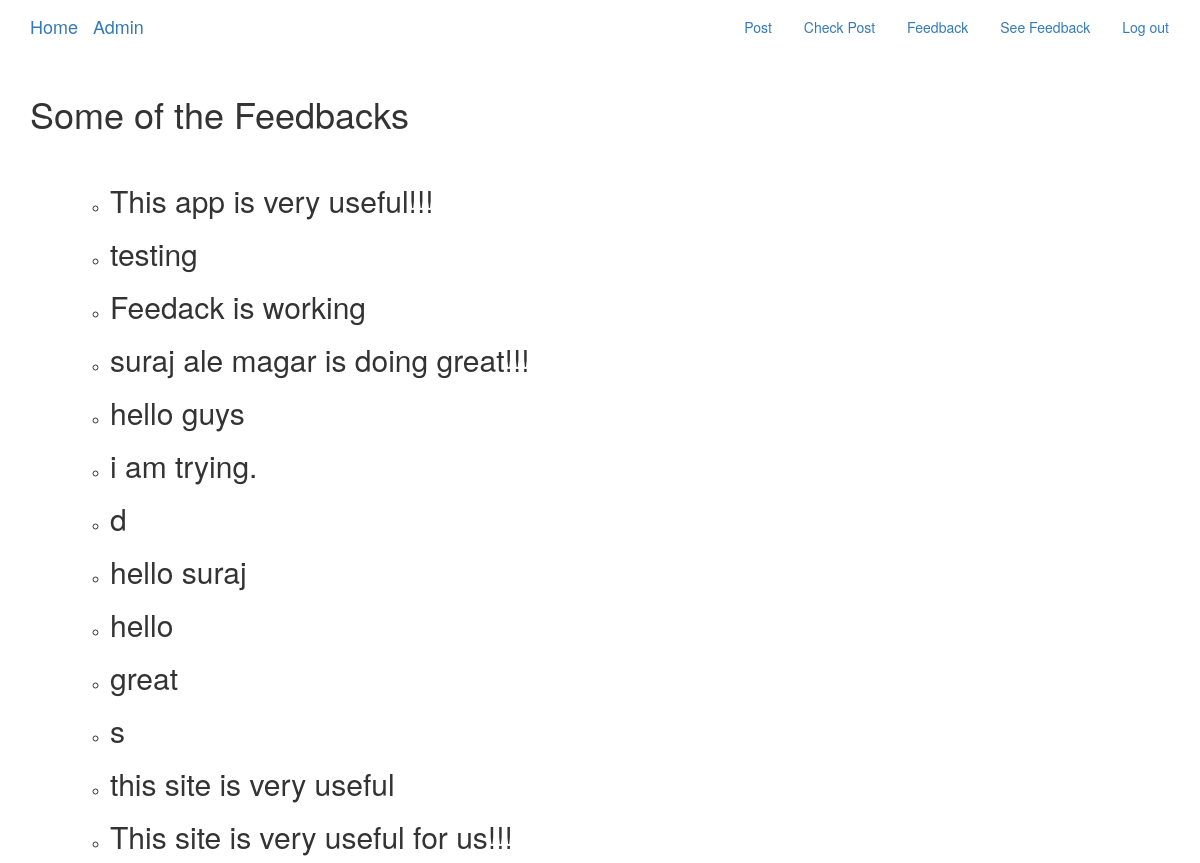
The app's page /feedback/feedback_list/ (signed in), older data.
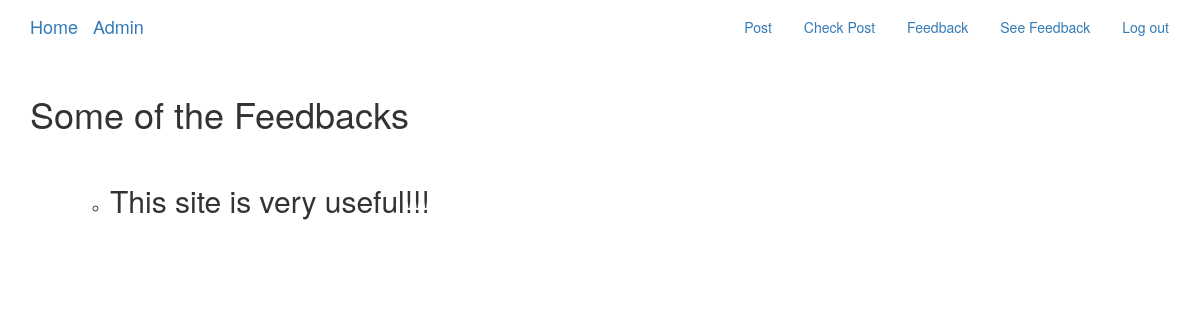
The same page, newer data.
### locationandfeedback/models.py (models this page shows)
class Feedback(models.Model):
    feedback_text = models.CharField(max_length=200)

### locationandfeedback/views.py (the view)
# urls.py: path('feedback_list/', views.Feedback_List.as_view(), name='feedback_list'),
class Feedback_List(ListView):
    model = Feedback
    template_name = 'feedback_list.html'

### locationandfeedback/templates/locationandfeedback/feedback_list.html
{% extends "base.html" %}
{% block content %}
    <h1>Some of the Feedbacks </h1>
    <br>
    <ul>
        {% for feedback in object_list %}
            <ul>
                <li><h2>{{ feedback.feedback_text }}</h2></li>
            </ul>
        {% endfor %}
    </ul>
{% endblock %}

### realestate/templates/realestate/base.html (shortened to what this page needs)
<!DOCTYPE html>
<html>
  <head>
    <link rel="stylesheet" href="https://maxcdn.bootstrapcdn.com/bootstrap/3.3.7/css/bootstrap.min.css">
    <link rel="stylesheet" href="https://maxcdn.bootstrapcdn.com/bootstrap/3.3.7/css/bootstrap-theme.min.css">
  </head>
  <body>
    <nav class="navbar  mynav" role="navigation" id="navbar">
    			<div class="container">
            <a class="navbar-brand mynav" href="{% url 'homepage' %}">Home</a>
            <a class="navbar-brand mynav" href="http://127.0.0.1:8000/admin/">Admin</a>
    					<ul class="nav navbar-nav navbar-right">
                {% if user.is_authenticated %}
                      <li><a href="{% url 'post:postform' %}" class="btn btn-simple">Post</a></li>
                      <li><a href="{% url 'post:post_list' %}" class="btn btn-simple">Check Post</a></li>
                      <li><a href="{% url 'feedback:myformview' %}" class="btn btn-simple">Feedback</a></li>
                      <li><a href="{% url 'feedback:feedback_list' %}" class="btn btn-simple">See Feedback</a></li>
                      <li><a href="{% url 'accounts:logout' %}" class="btn btn-simple">Log out</a></li>
    						{% else %}
    						      <li><a href="{% url 'accounts:login' %}" class="btn btn-simple">Log in</a></li>
    						      <li><a href="{% url 'accounts:signup' %}" class="btn btn-simple">Sign up</a></li>
    						{% endif %}
              </ul>
    			</div>
    		</nav>
        <div class="container mycontent">
          {% block content %}
          {% endblock %}
        </div>
  </body>
</html>

Row changes from the older to the newer data that the page shows:
removed Feedback: feedback_text "This app is very useful!!!"
removed Feedback: feedback_text "testing"
removed Feedback: feedback_text "Feedack is working"
removed Feedback: feedback_text "suraj ale magar is doing great!!!"
removed Feedback: feedback_text "hello guys"
removed Feedback: feedback_text "i am trying."
removed Feedback: feedback_text "d"
removed Feedback: feedback_text "hello suraj"
removed Feedback: feedback_text "hello"
removed Feedback: feedback_text "great"
removed Feedback: feedback_text "s"
removed Feedback: feedback_text "this site is very useful"
removed Feedback: feedback_text "This site is very useful for us!!!"
added Feedback: feedback_text "This site is very useful!!!"
